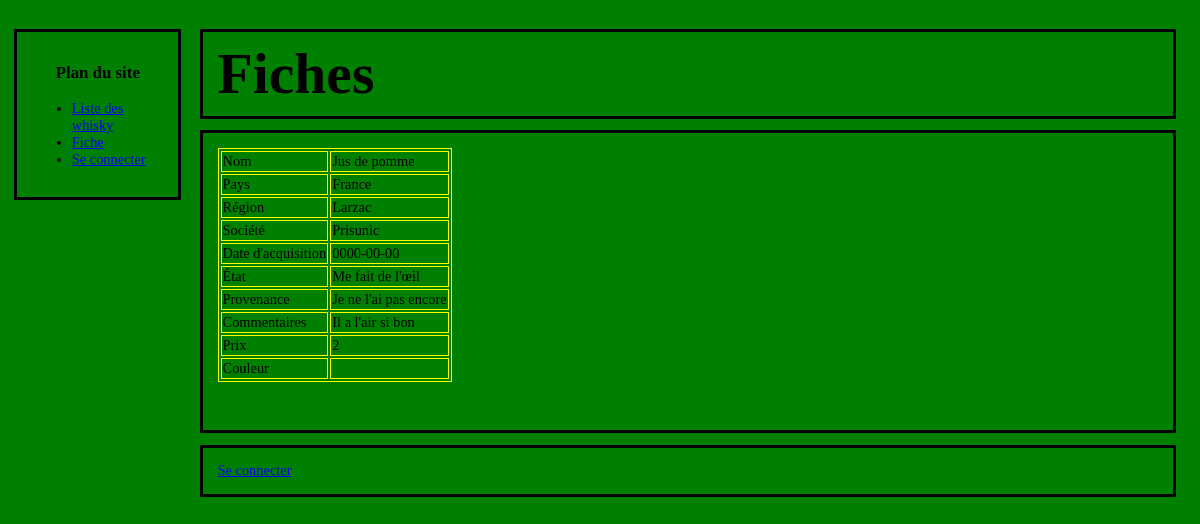
Page /fiche.php?fiche=5 on the committed database.
### tables this page shows
CREATE TABLE IF NOT EXISTS `raph_categ` (
  `id` int(11) NOT NULL AUTO_INCREMENT,
  `catnom` varchar(255) NOT NULL,
  `fiche_priv` tinyint(1) NOT NULL,
  `fiche_pub` tinyint(1) NOT NULL,
  `liste_priv` tinyint(1) NOT NULL,
  `liste_pub` tinyint(1) NOT NULL,
  PRIMARY KEY (`id`)
);

CREATE TABLE IF NOT EXISTS `raph` (
  `id` int(11) NOT NULL AUTO_INCREMENT,
  `1` varchar(255) NOT NULL,
  `2` varchar(255) NOT NULL,
  `3` varchar(255) NOT NULL,
  `5` varchar(255) NOT NULL,
  `6` date NOT NULL,
  `7` varchar(255) NOT NULL,
  `8` varchar(255) NOT NULL,
  `9` varchar(255) NOT NULL,
  `10` float(11,0) NOT NULL,
  `24` varchar(255) NOT NULL,
  PRIMARY KEY (`id`)
);

### class/Categories.class.php (called while the page is built, shortened)
<?php
class Categories
{
	public function getCategories()
	{
		$sql ='SET NAMES UTF8';
		$sql ='SELECT * FROM whiskyonline.raph_categ ';
		$req = mysql_query($sql) or die('Erreur SQL !<br>'.$sql.'<br>'.mysql_error());
		while($data = mysql_fetch_assoc($req))
			{
				$liste_pub=$data['liste_pub'];
				$liste_priv=$data['liste_priv'];
				$fiche_pub=$data['fiche_pub'];
				$fiche_priv=$data['fiche_priv'];
				$catnom=$data['catnom'];
				$id=$data['id'];
				$catid[]=array($id, $catnom, $liste_pub, $liste_priv, $fiche_pub, $fiche_priv);
			}
		return $catid;
	}
}
?>

### fiche.php (the view, shortened to what this page needs)
<!DOCTYPE html PUBLIC "-//W3C//DTD XHTML 1.1//EN" "http://www.w3.org/TR/xhtml11/DTD/xhtml11.dtd">
<html xmlns="http://www.w3.org/1999/xhtml" xml:lang="fr" >
  <?php include("include/header.php"); ?>
	<body>
	<?php
		include("include/menu.php");
		include_once("class/Categories.class.php");
		echo '<div class="titre">';
		echo '<h1>Fiches</h1>';
		echo '</div>';
		echo '<div class="texte">';
		if (isset($_GET['fiche']))
		{
		 $fiche = $_GET['fiche'];
		 }
		echo '<div>';
		if (isset($fiche))
		{
			$instcat = new Categories();
			$catid = $instcat->getCategories();
			$sql='SELECT * FROM raph WHERE id = ' . $fiche;
			$req = mysql_query($sql) or die('Erreur SQL !<br>'.$sql.'<br>'.mysql_error());
			while($donnees = mysql_fetch_assoc($req))
			{
					echo '<table id="fiche">';
				if (isset($_SESSION['id']))
				{
					foreach ($catid as $item)
					{
						if ($item[5])
							echo '<tr><td>' . $item[1] . '</td><td>' . $donnees[$item[0]] . '</td></tr>';
					}
				}
				else
				{
					foreach ($catid as $item)
					{
						if ($item[4])
						  echo '<tr><td>' . $item[1] . '</td><td>' . $donnees[$item[0]] . '</td></tr>';
					}
				}
			}
			echo '            </table><br /><br />';
		}
		echo '</div>';
		echo '</div>';
	?>
	<?php include("include/pied.php"); ?>
	</body>
</html>

### style.css (style rules this page uses)
body { background-color: green; font-size: 0.9em; margin: 2em 1%; padding: 0; }
.texte { background-color: green; margin-bottom: 1em; }
.texte, .pied_de_page, .titre { width: 80%; border: 3px solid; padding: 1em; float: left; margin-top: 0em; margin-right: 1em; margin-left: 16%; margin-bottom: 1%; }
.titre { padding-top: 0; padding-bottom: 0; }
h1 { font-family: 'Stencil-Style-New'; font-size: 4em; padding-top: 1%; padding-bottom: 1%; margin-top: 0; margin-bottom: 0; }
tr { border-collapse: collapse; }
td,th { border: 1px solid black; }
#fiche, td,th { border: 1px solid yellow; }

### rows in the picture
raph_categ: catnom "Nom", id.1 "Jus de pomme"
raph_categ: catnom "Pays", id.2 "France"
raph_categ: catnom "Région", id.3 "Larzac"
raph_categ: catnom "Société", id.5 "Prisunic"
raph_categ: catnom "Date d'acquisition", id.6 "0000-00-00"
raph_categ: catnom "État", id.7 "Me fait de l'œil"
raph_categ: catnom "Provenance", id.8 "Je ne l'ai pas encore"
raph_categ: catnom "Commentaires", id.9 "Il a l'air si bon"
raph_categ: catnom "Prix", id.10 "2"
raph_categ: catnom "Couleur"
